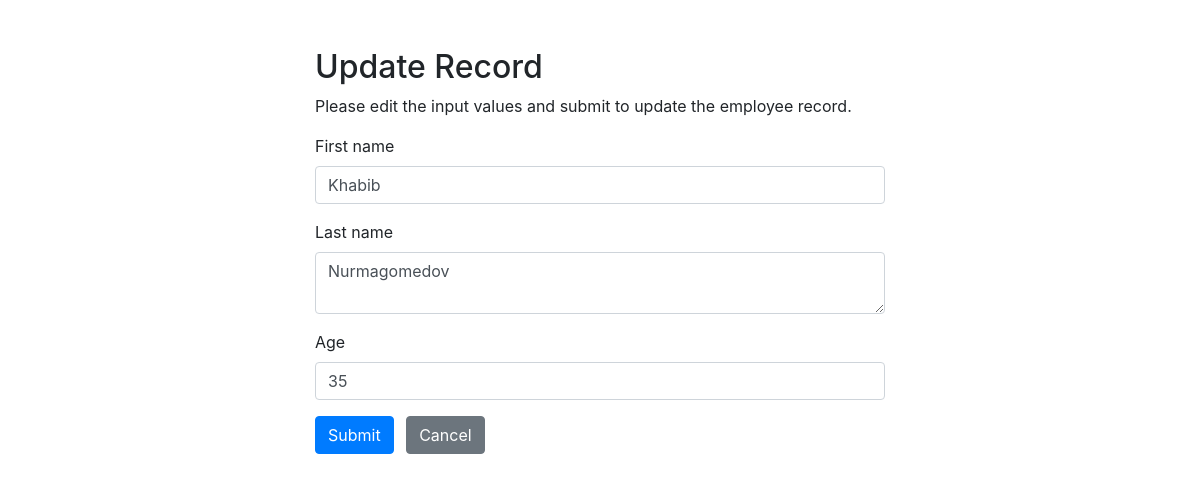
Page /update.php?id=4 on the committed database.
### tables this page shows
CREATE TABLE `students` (
  `id` int(11) NOT NULL,
  `first_name` varchar(40) NOT NULL,
  `last_name` varchar(40) NOT NULL,
  `age` int(11) NOT NULL
);

### update.php (the view, shortened to what this page needs)
<?php
require_once "config.php";
$name = $lastN = $age = "";
$name_err = $lastN_err = $age_err = "";
if(isset($_POST["id"]) && !empty($_POST["id"])){
    $id = $_POST["id"];
    $input_name = trim($_POST["first_name"]);
    if(empty($input_name)){
        $name_err = "Please enter your first name.";
    } elseif(!filter_var($input_name, FILTER_VALIDATE_REGEXP, array("options"=>array("regexp"=>"/^[a-zA-Z\s]+$/")))){
        $name_err = "Please enter a valid name.";
    } else{
        $name = $input_name;
    }
    $input_lastN = trim($_POST["last_name"]);
    if(empty($input_lastN)){
        $lastN_err = "Please enter your last name.";
    } else{
        $lastN = $input_lastN;
    }
    $input_age = trim($_POST["age"]);
    if(empty($input_age)){
        $age_err = "Please enter your age.";
    } elseif(!ctype_digit($input_age)){
        $age_err = "Please enter a positive integer value.";
    } else{
        $age = $input_age;
    }
    if(empty($name_err) && empty($lastN_err) && empty($age_err)){
        $sql = "UPDATE students SET first_name=?, last_name=?, age=? WHERE id=?";
        if($stmt = mysqli_prepare($link, $sql)){
            mysqli_stmt_bind_param($stmt, "sssi", $param_name, $param_lastN, $param_age, $param_id);
            $param_name = $name;
            $param_lastN = $lastN;
            $param_age = $age;
            $param_id = $id;
            if(mysqli_stmt_execute($stmt)){
                header("location: index.php");
                exit();
            } else{
                echo "Oops! Something went wrong. Please try again later.";
            }
        }
        mysqli_stmt_close($stmt);
    }
    mysqli_close($link);
} else{
    if(isset($_GET["id"]) && !empty(trim($_GET["id"]))){
        $sql = "SELECT * FROM students WHERE id = ?";
        if($stmt = mysqli_prepare($link, $sql)){
            mysqli_stmt_bind_param($stmt, "i", $param_id);
            if(mysqli_stmt_execute($stmt)){
                $result = mysqli_stmt_get_result($stmt);
                if(mysqli_num_rows($result) == 1){
                    $row = mysqli_fetch_array($result, MYSQLI_ASSOC);
                    $name = $row["first_name"];
                    $lastN = $row["last_name"];
                    $age = $row["age"];
                } else{
                    header("location: error.php");
                    exit();
                }
            } else{
                echo "Oops! Something went wrong. Please try again later.";
            }
        }
    }  else{
        header("location: error.php");
        exit();
    }
}
?>
<!DOCTYPE html>
<html lang="en">
<head>
    <link rel="stylesheet" href="https://stackpath.bootstrapcdn.com/bootstrap/4.5.2/css/bootstrap.min.css">
</head>
<body>
    <div class="wrapper">
        <div class="container-fluid">
            <div class="row">
                <div class="col-md-12">
                    <h2 class="mt-5">Update Record</h2>
                    <p>Please edit the input values and submit to update the employee record.</p>
                    <form action="<?php echo htmlspecialchars(basename($_SERVER['REQUEST_URI'])); ?>" method="post">
                        <div class="form-group">
                            <label>First name</label>
                            <input type="text" name="first_name" class="form-control <?php echo (!empty($name_err)) ? 'is-invalid' : ''; ?>" value="<?php echo $name; ?>">
                        </div>
                        <div class="form-group">
                            <label>Last name</label>
                            <textarea name="last_name" class="form-control <?php echo (!empty($lastN_err)) ? 'is-invalid' : ''; ?>"><?php echo $lastN; ?></textarea>
                        </div>
                        <div class="form-group">
                            <label>Age</label>
                            <input type="text" name="age" class="form-control <?php echo (!empty($age_err)) ? 'is-invalid' : ''; ?>" value="<?php echo $age; ?>">
                        </div>
                        <input type="submit" class="btn btn-primary" value="Submit">
                        <a href="index.php" class="btn btn-secondary ml-2">Cancel</a>
                    </form>
                </div>
            </div>
        </div>
    </div>
</body>
</html>

### update.php (style rules this page uses)
.wrapper { width: 600px; margin: 0 auto; }

### rows in the picture
students: first_name "Khabib", last_name "Nurmagomedov", age "35"
